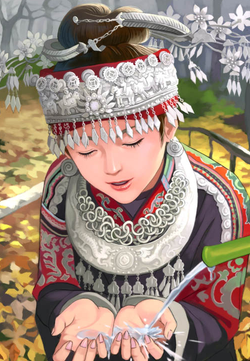
#> input picture ImageSuperResolution/SRCNN-keras-master/Set14/comic.png, 250 x 361 px
$ python plotShow.py
#> lines starting #> are read from the running program, lines starting #| are printed output that depends on the picture
import matplotlib.pyplot as plt
import cv2

img_BGR = cv2.imread('Set14/comic.png') # BGR
#> img_BGR is the input picture: shape (361, 250, 3); mean B, G, R 123.2, 138, 158.6
plt.subplot(3,3,1); plt.imshow(img_BGR);plt.axis('off');plt.title('BGR')

img_RGB = cv2.cvtColor(img_BGR, cv2.COLOR_BGR2RGB)
plt.subplot(3,3,2); plt.imshow(img_RGB);plt.axis('off');plt.title('RGB')

img_GRAY = cv2.cvtColor(img_BGR, cv2.COLOR_BGR2GRAY)
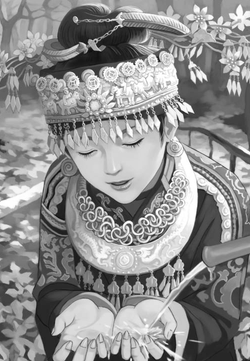
#> img_GRAY: shape (361, 250); min 7, max 255, mean 142.5
plt.subplot(3,3,3); plt.imshow(img_GRAY);plt.axis('off');plt.title('GRAY')

img_HSV = cv2.cvtColor(img_BGR, cv2.COLOR_BGR2HSV)
#> img_HSV: shape (361, 250, 3); mean H, S, V 58.7, 66.9, 161.6
plt.subplot(3,3,4); plt.imshow(img_HSV);plt.axis('off');plt.title('HSV')

img_YcrCb = cv2.cvtColor(img_BGR, cv2.COLOR_BGR2YCrCb)
#> img_YcrCb: shape (361, 250, 3); mean of channels 0, 1, 2 142.5, 139.5, 117.1
plt.subplot(3,3,5); plt.imshow(img_YcrCb);plt.axis('off');plt.title('YcrCb')

img_HLS = cv2.cvtColor(img_BGR, cv2.COLOR_BGR2HLS)
#> img_HLS: shape (361, 250, 3); mean of channels 0, 1, 2 59.1, 141, 78.6
plt.subplot(3,3,6); plt.imshow(img_HLS);plt.axis('off');plt.title('HLS')

img_XYZ = cv2.cvtColor(img_BGR, cv2.COLOR_BGR2XYZ)
#> img_XYZ: shape (361, 250, 3); mean of channels 0, 1, 2 137, 141.3, 136
plt.subplot(3,3,7); plt.imshow(img_XYZ);plt.axis('off');plt.title('XYZ')

img_LAB = cv2.cvtColor(img_BGR, cv2.COLOR_BGR2LAB)
#> img_LAB: shape (361, 250, 3); mean of channels 0, 1, 2 149.4, 134, 139.4
plt.subplot(3,3,8); plt.imshow(img_LAB);plt.axis('off');plt.title('LAB')

img_YUV = cv2.cvtColor(img_BGR, cv2.COLOR_BGR2YUV)
#> img_YUV: shape (361, 250, 3); mean of channels 0, 1, 2 142.5, 118.5, 142.1
plt.subplot(3,3,9); plt.imshow(img_YUV);plt.axis('off');plt.title('YUV')
plt.show()
#> figure, not shown here; B, G, R data is drawn as R, G, B

$ run again, with ImageSuperResolution/SRCNN-keras-master/Set14/baboon.png copied over ImageSuperResolution/SRCNN-keras-master/Set14/comic.png
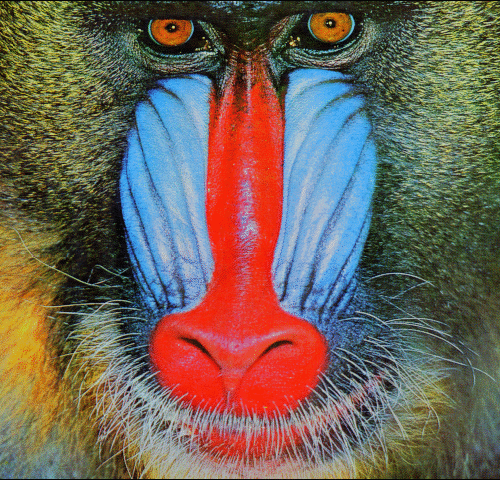
#> input picture ImageSuperResolution/SRCNN-keras-master/Set14/baboon.png, 500 x 480 px
#> img_BGR is the input picture: shape (480, 500, 3); mean B, G, R 88.7, 100.4, 113
#> `img_GRAY = cv2.cvtColor(img_BGR, cv2.COLOR_BGR2GRAY)`:
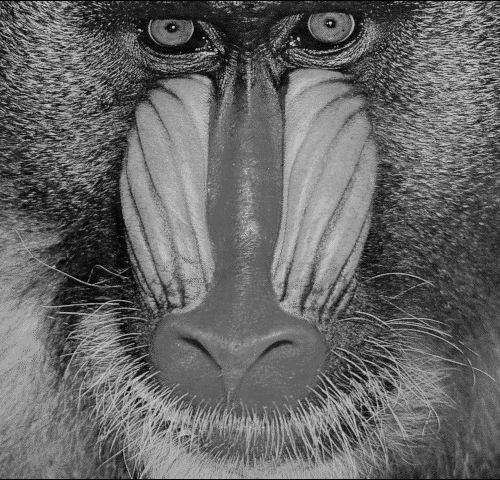
#> img_GRAY: shape (480, 500); min 6, max 201, mean 102.9
#> img_HSV: shape (480, 500, 3); mean H, S, V 56.2, 119.2, 138.5
#> img_YcrCb: shape (480, 500, 3); mean of channels 0, 1, 2 102.9, 135.3, 120
#> img_HLS: shape (480, 500, 3); mean of channels 0, 1, 2 56.8, 102.7, 98.8
#> img_XYZ: shape (480, 500, 3); mean of channels 0, 1, 2 98.5, 102.2, 98.4
#> img_LAB: shape (480, 500, 3); mean of channels 0, 1, 2 114.5, 133.2, 139.2
#> img_YUV: shape (480, 500, 3); mean of channels 0, 1, 2 102.9, 121, 136.9

$ run again, with ImageSuperResolution/SRCNN-keras-master/Set14/barbara.png copied over ImageSuperResolution/SRCNN-keras-master/Set14/comic.png
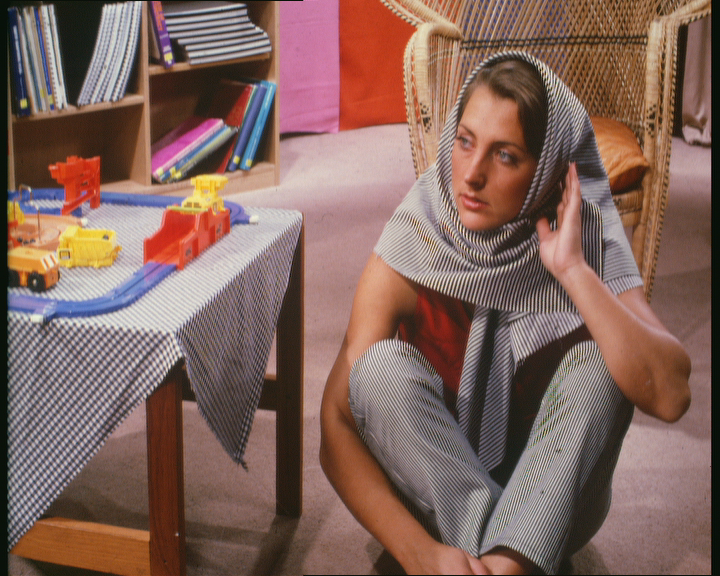
#> input picture ImageSuperResolution/SRCNN-keras-master/Set14/barbara.png, 720 x 576 px
#> img_BGR is the input picture: shape (576, 720, 3); mean B, G, R 92.6, 101.1, 130.7
#> `img_GRAY = cv2.cvtColor(img_BGR, cv2.COLOR_BGR2GRAY)`:
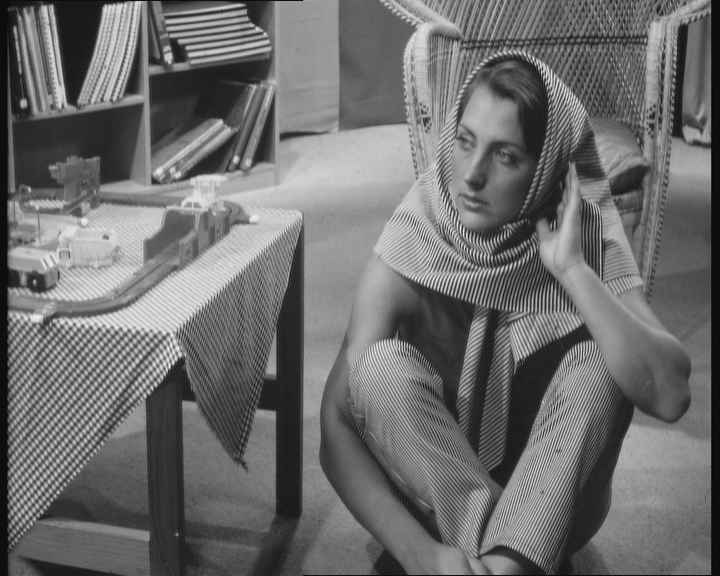
#> img_GRAY: shape (576, 720); min 3, max 239, mean 109.1
#> img_HSV: shape (576, 720, 3); mean H, S, V 48.6, 88.6, 132.9
#> img_YcrCb: shape (576, 720, 3); mean of channels 0, 1, 2 109.1, 143.4, 118.7
#> img_HLS: shape (576, 720, 3); mean of channels 0, 1, 2 48.6, 110.9, 69
#> img_XYZ: shape (576, 720, 3); mean of channels 0, 1, 2 106.8, 106.8, 102.6
#> img_LAB: shape (576, 720, 3); mean of channels 0, 1, 2 115.2, 139.2, 138.1
#> img_YUV: shape (576, 720, 3); mean of channels 0, 1, 2 109.1, 119.8, 146.9
